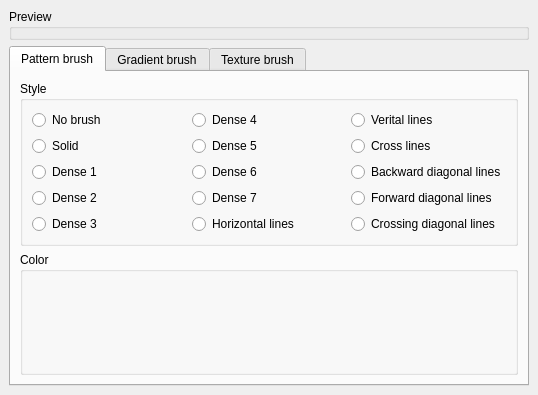
<ui version="4.0" >
 <class>BrushEditorForm</class>
 <widget class="QWidget" name="BrushEditorForm" >
  <property name="geometry" >
   <rect>
    <x>0</x>
    <y>0</y>
    <width>538</width>
    <height>395</height>
   </rect>
  </property>
  <property name="windowTitle" >
   <string>Brush properties</string>
  </property>
  <layout class="QVBoxLayout" >
   <property name="margin" >
    <number>9</number>
   </property>
   <property name="spacing" >
    <number>6</number>
   </property>
   <item>
    <widget class="QGroupBox" name="PreviewBox" >
     <property name="title" >
      <string>Preview</string>
     </property>
    </widget>
   </item>
   <item>
    <widget class="QTabWidget" name="BrushPropsTab" >
     <property name="currentIndex" >
      <number>0</number>
     </property>
     <widget class="QWidget" name="patternBrushTab" >
      <attribute name="title" >
       <string>Pattern brush</string>
      </attribute>
      <layout class="QVBoxLayout" >
       <property name="margin" >
        <number>9</number>
       </property>
       <property name="spacing" >
        <number>6</number>
       </property>
       <item>
        <widget class="QGroupBox" name="styleBox" >
         <property name="title" >
          <string>Style</string>
         </property>
         <layout class="QGridLayout" >
          <property name="margin" >
           <number>9</number>
          </property>
          <property name="spacing" >
           <number>6</number>
          </property>
          <item row="0" column="1" >
           <widget class="QRadioButton" name="dense4PatternButton" >
            <property name="text" >
             <string>Dense 4</string>
            </property>
           </widget>
          </item>
          <item row="2" column="0" >
           <widget class="QRadioButton" name="dense1PatternButton" >
            <property name="text" >
             <string>Dense 1</string>
            </property>
           </widget>
          </item>
          <item row="0" column="0" >
           <widget class="QRadioButton" name="noBrushButton" >
            <property name="text" >
             <string>No brush</string>
            </property>
           </widget>
          </item>
          <item row="1" column="1" >
           <widget class="QRadioButton" name="dense5PatternButton" >
            <property name="text" >
             <string>Dense 5</string>
            </property>
           </widget>
          </item>
          <item row="3" column="2" >
           <widget class="QRadioButton" name="FDiagPatternButton" >
            <property name="text" >
             <string>Forward diagonal lines</string>
            </property>
           </widget>
          </item>
          <item row="1" column="0" >
           <widget class="QRadioButton" name="solidPatternButton" >
            <property name="text" >
             <string>Solid</string>
            </property>
           </widget>
          </item>
          <item row="3" column="0" >
           <widget class="QRadioButton" name="dense2PatternButton" >
            <property name="text" >
             <string>Dense 2</string>
            </property>
           </widget>
          </item>
          <item row="2" column="1" >
           <widget class="QRadioButton" name="dense6PatternButton" >
            <property name="text" >
             <string>Dense 6</string>
            </property>
           </widget>
          </item>
          <item row="3" column="1" >
           <widget class="QRadioButton" name="dense7PatternButton" >
            <property name="text" >
             <string>Dense 7</string>
            </property>
           </widget>
          </item>
          <item row="0" column="2" >
           <widget class="QRadioButton" name="VerPatternButton" >
            <property name="text" >
             <string>Verital lines</string>
            </property>
           </widget>
          </item>
          <item row="1" column="2" >
           <widget class="QRadioButton" name="CrossPatternButton" >
            <property name="text" >
             <string>Cross lines</string>
            </property>
           </widget>
          </item>
          <item row="2" column="2" >
           <widget class="QRadioButton" name="BDiagPatternButton" >
            <property name="text" >
             <string>Backward diagonal lines</string>
            </property>
           </widget>
          </item>
          <item row="4" column="0" >
           <widget class="QRadioButton" name="dense3PatternButton" >
            <property name="text" >
             <string>Dense 3</string>
            </property>
           </widget>
          </item>
          <item row="4" column="1" >
           <widget class="QRadioButton" name="HorPatternButton" >
            <property name="text" >
             <string>Horizontal lines</string>
            </property>
           </widget>
          </item>
          <item row="4" column="2" >
           <widget class="QRadioButton" name="DiagCrossPatternButton" >
            <property name="text" >
             <string>Crossing diagonal lines</string>
            </property>
           </widget>
          </item>
         </layout>
        </widget>
       </item>
       <item>
        <widget class="QGroupBox" name="colorBox" >
         <property name="title" >
          <string>Color</string>
         </property>
        </widget>
       </item>
      </layout>
     </widget>
     <widget class="QWidget" name="gradientBrushTab" >
      <attribute name="title" >
       <string>Gradient brush</string>
      </attribute>
      <layout class="QGridLayout" >
       <property name="margin" >
        <number>9</number>
       </property>
       <property name="spacing" >
        <number>6</number>
       </property>
       <item row="0" column="0" >
        <widget class="QGroupBox" name="gradientBox" >
         <property name="title" >
          <string>Gradient</string>
         </property>
        </widget>
       </item>
      </layout>
     </widget>
     <widget class="QWidget" name="textureBrushTab" >
      <attribute name="title" >
       <string>Texture brush</string>
      </attribute>
     </widget>
    </widget>
   </item>
  </layout>
 </widget>
 <resources/>
 <connections/>
</ui>
